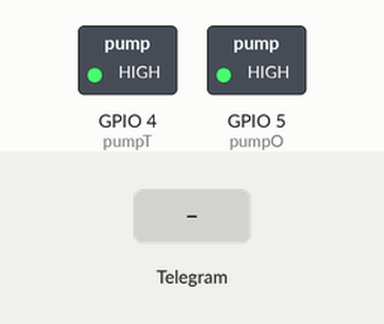
Simulated run of this sketch. Board: ESP8266 (NodeMCU). Shown: switched loads named in the sketch (green lamp = pin HIGH). The test bench sets the inputs (shaded band). WiFi joins after 1.5 s; servers stay silent unless stated; the local clock reads 2024-03-15 10:24:30 at power-on unless the sketch sets it; what the sketch prints to the serial monitor is not drawn.

Above: at 2.7 s.
2.8 s: Telegram message "/P1ON" received
At 4.3 s:
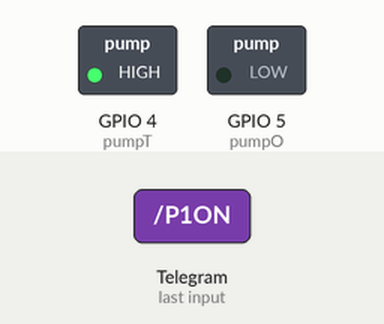
4.6 s: Telegram message "/P2ON" received
At 5.7 s:
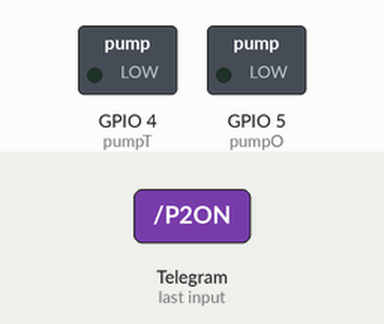
6.5 s: Telegram message "/P1OFF" received
At 7.3 s:
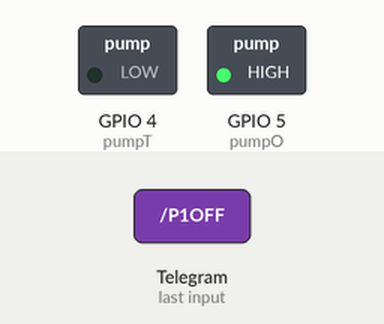
8.4 s: Telegram message "/P2OFF" received
At 9.9 s:
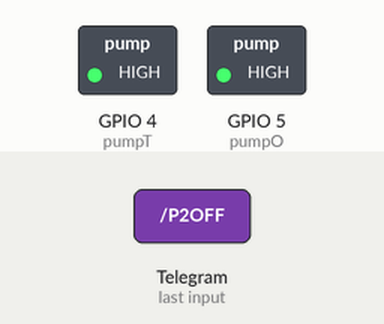
Timing chart, 0 to 11.3 s (numbered marks = the images above; inputs shaded):
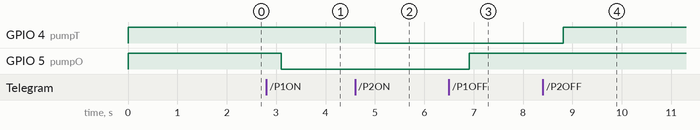

Measured:
- after the input at 2.8 s, GPIO 5 (pumpO): HIGH → LOW after 0.31 s
- after the input at 4.6 s, GPIO 4 (pumpT): HIGH → LOW after 0.41 s
- after the input at 6.5 s, GPIO 5 (pumpO): LOW → HIGH after 0.41 s
- after the input at 8.4 s, GPIO 4 (pumpT): LOW → HIGH after 0.41 s

The sketch:

ShahadateBhai.ino
```cpp
#include "DHT.h"
#include <ESP8266WiFi.h>
#include <WiFiClientSecure.h>
#include <UniversalTelegramBot.h>

DHT dht(2, DHT11);
const int AirValue = 790;   //you need to replace this value with Value_1
const int WaterValue = 390;  //you need to replace this value with Value_2
const int soilMost = A0;
int soilMoistureValue = 0;
int soilmoisturepercent = 0;
const int pumpO = 5;
int pumpOstatus = 0;
const int pumpT = 4;
int pumpTstatus = 0;
#define WIFI_SSID "thesis"
#define WIFI_PASSWORD "password"
// Telegram BOT Token (Get from Botfather)
#define BOT_TOKEN "***********************************************"

const unsigned long BOT_MTBS = 1000; // mean time between scan messages

X509List cert(TELEGRAM_CERTIFICATE_ROOT);
WiFiClientSecure secured_client;
UniversalTelegramBot bot(BOT_TOKEN, secured_client);
unsigned long bot_lasttime; // last time messages' scan has been done


void handleNewMessages(int numNewMessages)
{
  Serial.print("handleNewMessages ");
  Serial.println(numNewMessages);

  for (int i = 0; i < numNewMessages; i++)
  {
    String chat_id = bot.messages[i].chat_id;
    String text = bot.messages[i].text;

    String from_name = bot.messages[i].from_name;
    if (from_name == "")
      from_name = "Guest";

    if (text == "/temperature") {
      String readings = getTemperature();
      bot.sendMessage(chat_id, readings, "");
    }
    if (text == "/humidity") {
      String readings = getHumidity();
      bot.sendMessage(chat_id, readings, "");
    }
    if (text == "/soilMost") {
      soilMoistureValue = analogRead(soilMost);  //put Sensor insert into soil
      Serial.println(soilMoistureValue);
      soilmoisturepercent = map(soilMoistureValue, AirValue, WaterValue, 0, 100);
      if (soilmoisturepercent > 100)
      {
        Serial.println("100 %");


        bot.sendMessage(chat_id, "Soil Mosture: 100 %  \n", "");

      }
      else if (soilmoisturepercent < 0)
      {
        Serial.println("0 % ");


        bot.sendMessage(chat_id, "Soil Mosture: 0 %  \n", "");
      }

    }
    if (text == "/P1Status") {
      if (pumpOstatus)
      {
        bot.sendMessage(chat_id, "PUMP One is ON", "");
      }
      else
      {
        bot.sendMessage(chat_id, "PUMP One is OFF", "");
      }
    }
      if (text == "/P2Status") {
      if (pumpTstatus)
      {
        bot.sendMessage(chat_id, "PUMP Two is ON", "");
      }
      else
      {
        bot.sendMessage(chat_id, "PUMP Two is OFF", "");
      }
    }
    if (text == "/P1ON") {
      pumpOstatus = 1;
      digitalWrite(pumpO, LOW);
      bot.sendMessage(chat_id, "PUMP One turned  ON", "");
    }
    if (text == "/P2ON") {
      pumpTstatus = 1;
      digitalWrite(pumpT, LOW);
      bot.sendMessage(chat_id, "PUMP Two turned  ON", "");
    }
     if (text == "/P1OFF") {
      pumpOstatus = 1;
      digitalWrite(pumpO, HIGH);
      bot.sendMessage(chat_id, "PUMP One turned  OFF", "");
    }
    if (text == "/P2OFF") {
      pumpTstatus = 1;
      digitalWrite(pumpT,HIGH);
      bot.sendMessage(chat_id, "PUMP Two turned  OFF", "");
    }

    if (text == "/start")
    {
      String welcome = "Welcome to my thesis project, " + from_name + ".\n";
      welcome += "This is automatic irrigation system.\n\n";
      welcome += "/temperature : know about the temperature \n";
      welcome += "/humidity : know about the humidity\n";
      welcome += "/soilMost : know about the soil mosture\n";
      welcome += "/P1Status : know about the Pump one status\n";
      welcome += "/P2Status : know about the Pump two status\n";
      welcome += "/P1ON : Turn on pump one\n";
      welcome += "/P2ON : Turn on pump Two\n";
      welcome += "/P1OFF : Turn off pump one\n";
      welcome += "/P2OFF : Turn off pump one\n";
      bot.sendMessage(chat_id, welcome, "Markdown");
    }
  }
}


void setup()
{
  Serial.begin(115200);
  Serial.println();

  pinMode(pumpO, OUTPUT);
  pinMode(pumpT, OUTPUT);
  digitalWrite(pumpO, HIGH);
  digitalWrite(pumpT, HIGH);
  //  pinMode(ledPin, OUTPUT); // initialize digital ledPin as an output.
  //  delay(10);
  //  digitalWrite(ledPin, HIGH); // initialize pin as off (active LOW)

  // attempt to connect to Wifi network:
  configTime(0, 0, "pool.ntp.org");      // get UTC time via NTP
  secured_client.setTrustAnchors(&cert); // Add root certificate for api.telegram.org
  Serial.print("Connecting to Wifi SSID ");
  Serial.print(WIFI_SSID);
  WiFi.begin(WIFI_SSID, WIFI_PASSWORD);
  while (WiFi.status() != WL_CONNECTED)
  {
    Serial.print(".");
    delay(500);
  }
  Serial.print("\nWiFi connected. IP address: ");
  Serial.println(WiFi.localIP());

  // Check NTP/Time, usually it is instantaneous and you can delete the code below.
  Serial.print("Retrieving time: ");
  time_t now = time(nullptr);
  while (now < 24 * 3600)
  {
    Serial.print(".");
    delay(100);
    now = time(nullptr);
  }
  Serial.println(now);
}

void loop()
{
  if (millis() - bot_lasttime > BOT_MTBS)
  {
    int numNewMessages = bot.getUpdates(bot.last_message_received + 1);

    while (numNewMessages)
    {
      Serial.println("got response");
      handleNewMessages(numNewMessages);
      numNewMessages = bot.getUpdates(bot.last_message_received + 1);
    }

    bot_lasttime = millis();
  }
}

String getTemperature() {
  float temperature;
  temperature = dht.readTemperature();
  String message = "Temperature: " + String(temperature) + " ºC \n";
  return message;
}

String getHumidity() {
  float humidity;
  humidity = dht.readHumidity();
  String message = "Humidity: " + String (humidity) + " % \n";
  return message;
}
```
